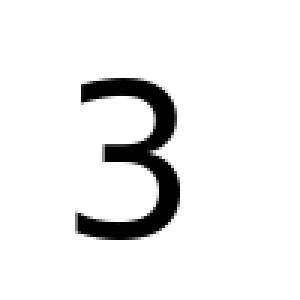
#> input picture Problemas resueltos/ejercicios/SUDOKU/numbers/3.png, 100 x 100 px, given in place of 1.png, which was not available (shown 3 times larger)
$ python sudoku.py
#> lines starting #> are read from the running program, lines starting #| are printed output that depends on the picture; after the words box and inside, x2 and y2 are one past the last pixel; in counts of white or black regions, pixels touching at a corner belong together; pictures that were not available may be replaced by others from this repository, and a replacement may not be noted
#!/usr/bin/env python

import cv2          as cv
from umucv.stream import autoStream
import numpy as np
# la fft de numpy
from numpy.fft import fft

def binarize(gray):
    _, r = cv.threshold(gray, 128, 255, cv.THRESH_BINARY+cv.THRESH_OTSU)
    return r

def extractContours(image):
    g = cv.cvtColor(image, cv.COLOR_BGR2GRAY)
    if black:
        g = 255-g
    b = binarize(g)
    contours, _ = cv.findContours(b.copy(), cv.RETR_CCOMP, cv.CHAIN_APPROX_NONE)
    contours = [ c.reshape(-1,2) for c in contours ]
    contours = sorted(contours, key=cv.contourArea, reverse=True)
    return contours


# Varía en función de las diemensiones de la imagen con la que se trabaje
def razonable(c, image):
    return (image.shape[0]*image.shape[1])*0.95 >= cv.contourArea(c) >= 0.0004*(image.shape[0]*image.shape[1])


def orientation(x):
    return cv.contourArea(x.astype(np.float32),oriented=True) >= 0

black = True


# para elegir si mostramos la imagen original o todos los contornos
shcont = True

#######################################################################
def redu(c, eps=0.5):
    red = cv.approxPolyDP(c,eps,True)
    return red.reshape(-1,2)

# [54 lines left out: functions polygons, findSudokuContours, not called in this run]


#######################################################################
############  MODELOS DE RECONOCIMIENTO DE NÚMEROS  ###################
#######################################################################

# basándonos en imágenes de los números de 0 a 9
# creamos un modelo de reconocimiento de números
# a partir de los contornos de los números
def createModels():
    # creamos un diccionario con los contornos de los números
    models = []
    for i in range(9):
        img = cv.imread('numbers/{}.png'.format(i+1))
#> img is the input picture: shape (100, 100, 3); min 0, max 255, mean 236.8
        contours = extractContours(img)
#> in extractContours, `g = 255-g`:
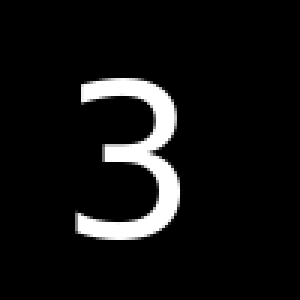
#> g: shape (100, 100) (shown 3 times larger); min 0, max 255, mean 18.2
#> in binarize, `_, r = cv.threshold(gray, 128, 255, cv.THRESH_BINARY+cv.THRESH_OTSU)`:
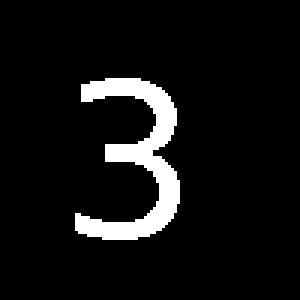
#> r: shape (100, 100) (shown 3 times larger); 7.2% white; 1 white region
#> in extractContours, `contours, _ = cv.findContours(b.copy(), cv.RETR_CCOMP, cv.CHAIN_APPROX..`: contours = 1 contour; box (x1, y1, x2, y2) and area: (25, 26, 60, 80) 610
#> in extractContours, `contours = [ c.reshape(-1,2) for c in contours ]`: contours = 1 item
#> contours = 1 item
        models.append(contours[0])
#> pass 2 of the loop in createModels, `for i in range(9):`:
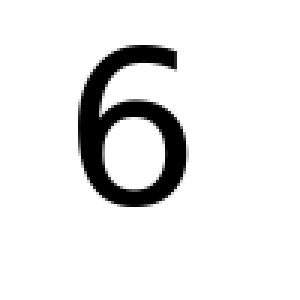
#> input picture Problemas resueltos/ejercicios/SUDOKU/numbers/6.png, 100 x 100 px, given in place of 2.png, which was not available (shown 3 times larger)
#> in createModels, img is the input picture: shape (100, 100, 3); min 0, max 255, mean 232.6
#> in extractContours (call 2), `g = 255-g`:
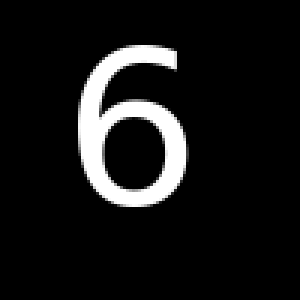
#> g: shape (100, 100) (shown 3 times larger); min 0, max 255, mean 22.4
#> in binarize (call 2), `_, r = cv.threshold(gray, 128, 255, cv.THRESH_BINARY+cv.THRESH_OTSU)`:
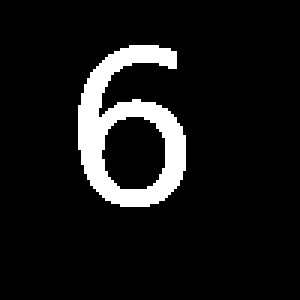
#> r: shape (100, 100) (shown 3 times larger); 8.9% white; 1 white region
#> in extractContours (call 2), `contours, _ = cv.findContours(b.copy(), cv.RETR_CCOMP, cv.CHAIN_APPROX..`: contours = 2 contours; box (x1, y1, x2, y2) and area: (26, 15, 62, 69) 1204, (33, 38, 56, 64) 441
#> in extractContours (call 2), `contours = [ c.reshape(-1,2) for c in contours ]`: contours = 2 items
    return models

# creamos los modelos de los números
#> (the run stopped early here; a loop or call above may not have finished)
